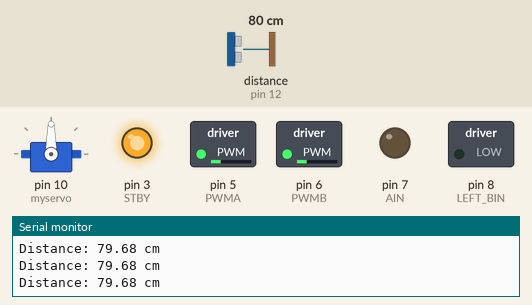
Simulated run of this sketch. Board: Arduino Uno, built with avr-gcc and run on an emulated ATmega328P. On the bench: servo, switched loads named in the sketch (green lamp = pin HIGH), output pins drawn as LEDs (lit = HIGH), the last lines printed to the serial monitor. Wiring (inferred from the names in the program): ultrasonic range finder: trigger pin 13; echo pin 12. The test bench sets the inputs (shaded band); at power-on: distance to the obstacle (sensor on pin 12) 80 cm. The echo pulse lasts 58.3 µs per cm; pins used as bus, display or sensor lines are not drawn.

Above: at 1.7 s.
1.8 s: distance to the obstacle (sensor on pin 12) set to 40 cm
3.7 s: distance to the obstacle (sensor on pin 12) set to 32 cm
At 4.9 s:
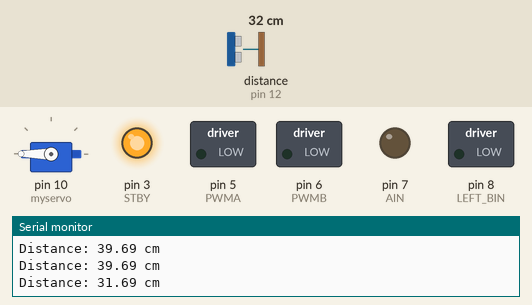
At 6.5 s:
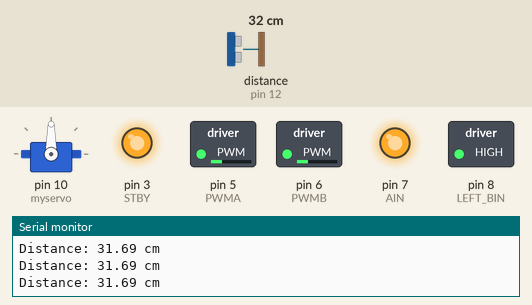
6.7 s: distance to the obstacle (sensor on pin 12) set to 2 cm
9.7 s: distance to the obstacle (sensor on pin 12) set to 4 cm
At 13.4 s:
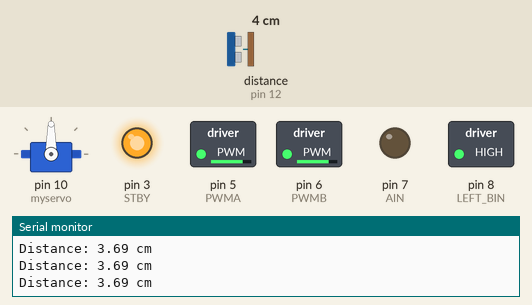
Timing chart, 0 to 13.7 s (numbered marks = the images above; inputs shaded):
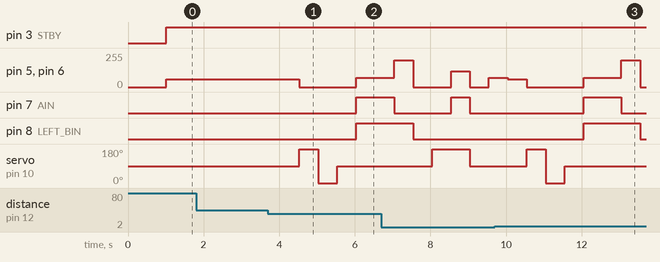

The sketch:

OBSTACLEAVOIDANCE.ino
```cpp
/* This code makes the robot move forward unless it reaches an object which causes it to move left OR left depending if there is an object infront*/

#include <Servo.h> // Include Servo library for servo control
// Pin Definitions
const int trigPIN = 13; // Ultrasonic sensor trigger pin
const int echoPIN = 12; // Ultrasonic sensor echo pin
const int AIN = 7; // Motor A direction pin
const int LEFT_BIN = 8; // Motor B direction pin
const int PWMA = 5; // Motor A PWM pin
const int PWMB = 6; // Motor B PWM pin
const int STBY = 3; // Standby pin for motor driver
Servo myservo; // Servo object for scanning
// Global Variables
float distance = 0; // Distance from ultrasonic sensor
const int threshold = 35; // Obstacle distance threshold in cm
int pos = 90; // Initial servo position (center)
// Function Prototypes
void sensor();
void forward(int speed);
void stopped();
void backward(int speed);
void turnLeft(int speed);
void turnRight(int speed);
void setup() {
Serial.begin(9600); // Initialize serial communication
pinMode(trigPIN, OUTPUT); // Set ultrasonic trigger pin as output
pinMode(echoPIN, INPUT); // Set ultrasonic echo pin as input
pinMode(AIN, OUTPUT); // Motor control pins
pinMode(LEFT_BIN, OUTPUT);
pinMode(STBY, OUTPUT);
myservo.attach(10); // Attach servo to pin 10
myservo.write(90); // Center servo
delay(500); // Wait for servo to stabilize
}
void loop() {
sensor(); // Check distance using ultrasonic sensor
delay(500);
if (distance > threshold) {
forward(60); // Move forward if no obstacle
} else {
stopped(); // Stop the car if obstacle detected


// Check left
myservo.write(180); // Turn servo to left
delay(500);
sensor();


if (distance > threshold) {
turnLeft(120); // Turn left if no obstacle on the left
myservo.write(90); // Reset servo to center
delay(500);
forward(70); // Move forward
} else {
// Check right
myservo.write(0); // Turn servo to right
delay(500);
sensor();


if (distance > threshold) {
turnRight(120); // Turn right if no obstacle on the right
myservo.write(90); // Reset servo to center
delay(500);
forward(60); // Move forward
} else {
// Reverse and re-evaluate
myservo.write(90); // Turn servo backward
delay(500);
sensor();


backward(70); // Move backward
delay(1000); // Reverse for 1 second
turnRight(200);
stopped(); // Stop to re-evaluate
}
}
}
}
void sensor() {
// Send ultrasonic pulse
digitalWrite(trigPIN, LOW);
delayMicroseconds(2);
digitalWrite(trigPIN, HIGH);
delayMicroseconds(10);
digitalWrite(trigPIN, LOW);


// Measure pulse duration
float duration = pulseIn(echoPIN, HIGH);


// Calculate distance in cm
distance = (duration / 2) * 0.0343;


// Print distance to Serial Monitor
Serial.print("Distance: ");
if (distance >= 400 || distance <= 2) {
Serial.println("Out of Range");
distance = 400; // Treat out-of-range as max distance
} else {
Serial.print(distance);
Serial.println(" cm");
}
}
// Motor Control Functions
void forward(int speed) {
digitalWrite(AIN, LOW); // Reverse motor A
digitalWrite(STBY, HIGH);
analogWrite(PWMA, speed);
digitalWrite(LEFT_BIN, LOW); // Reverse motor B
analogWrite(PWMB, speed);
}
void stopped() {
digitalWrite(AIN, LOW);
digitalWrite(STBY, HIGH);
analogWrite(PWMA, 0);
digitalWrite(LEFT_BIN, LOW);
analogWrite(PWMB, 0);
}
void backward(int speed) {
digitalWrite(AIN, HIGH); // Forward motor A
digitalWrite(STBY, HIGH);
analogWrite(PWMA, speed);
digitalWrite(LEFT_BIN, HIGH); // Forward motor B
analogWrite(PWMB, speed);
}
void turnRight(int speed) {
digitalWrite(AIN, LOW); // Reverse motor A
digitalWrite(STBY, HIGH);
analogWrite(PWMA, speed);
digitalWrite(LEFT_BIN, HIGH); // Forward motor B
analogWrite(PWMB, speed);
delay(500); // Turn duration
stopped();
}
void turnLeft(int speed) {
digitalWrite(AIN, HIGH); // Forward motor A
digitalWrite(STBY, HIGH);
analogWrite(PWMA, speed);
digitalWrite(LEFT_BIN, LOW); // Reverse motor B
analogWrite(PWMB, speed);
delay(500); // Turn duration
stopped();
}
```

Measured:
- the behaviour switches between 36 and 35 cm on distance to the obstacle (sensor on pin 12) (found by bisection; images 0 and 1)
- after the input at 3.7 s, pin 5 (PWMA), pin 6 (PWMB): 60/255 → 0/255 after 0.83 s, → 70/255 1.5 s later; pin 7 (AIN), pin 8 (LEFT_BIN): LOW → HIGH after 2.3 s; servo on pin 10 (myservo): 90° → 180° after 0.83 s, → 0° 0.50 s later, → 90° 0.50 s later
- after the input at 9.7 s, pin 8 (LEFT_BIN): LOW → HIGH after 2.4 s, → LOW 1.5 s later
